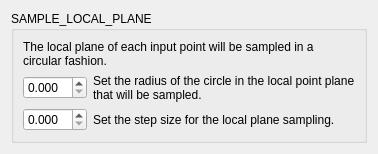
            <widget class="QWidget" name="page_3">
             <layout class="QVBoxLayout" name="verticalLayout_7">
              <item>
               <widget class="QGroupBox" name="groupBox_3">
                <property name="title">
                 <string>SAMPLE_LOCAL_PLANE</string>
                </property>
                <layout class="QVBoxLayout" name="verticalLayout_10">
                 <item>
                  <widget class="QLabel" name="label_4">
                   <property name="text">
                    <string>The local plane of each input point will be sampled in a circular fashion.</string>
                   </property>
                   <property name="wordWrap">
                    <bool>true</bool>
                   </property>
                  </widget>
                 </item>
                 <item>
                  <layout class="QGridLayout" name="gridLayout_5" columnstretch="0,1">
                   <item row="1" column="1">
                    <widget class="QLabel" name="label_8">
                     <property name="text">
                      <string>Set the step size for the local plane sampling.</string>
                     </property>
                     <property name="wordWrap">
                      <bool>true</bool>
                     </property>
                    </widget>
                   </item>
                   <item row="0" column="0">
                    <widget class="QDoubleSpinBox" name="doubleSpinBox_sampleRadius">
                     <property name="decimals">
                      <number>3</number>
                     </property>
                    </widget>
                   </item>
                   <item row="0" column="1">
                    <widget class="QLabel" name="label_7">
                     <property name="text">
                      <string>Set the radius of the circle in the local point plane that will be sampled.</string>
                     </property>
                     <property name="wordWrap">
                      <bool>true</bool>
                     </property>
                    </widget>
                   </item>
                   <item row="1" column="0">
                    <widget class="QDoubleSpinBox" name="doubleSpinBox_sampleStep">
                     <property name="decimals">
                      <number>3</number>
                     </property>
                    </widget>
                   </item>
                  </layout>
                 </item>
                 <item>
                  <spacer name="verticalSpacer_4">
                   <property name="orientation">
                    <enum>Qt::Vertical</enum>
                   </property>
                   <property name="sizeHint" stdset="0">
                    <size>
                     <width>20</width>
                     <height>0</height>
                    </size>
                   </property>
                  </spacer>
                 </item>
                </layout>
               </widget>
              </item>
             </layout>
            </widget>
